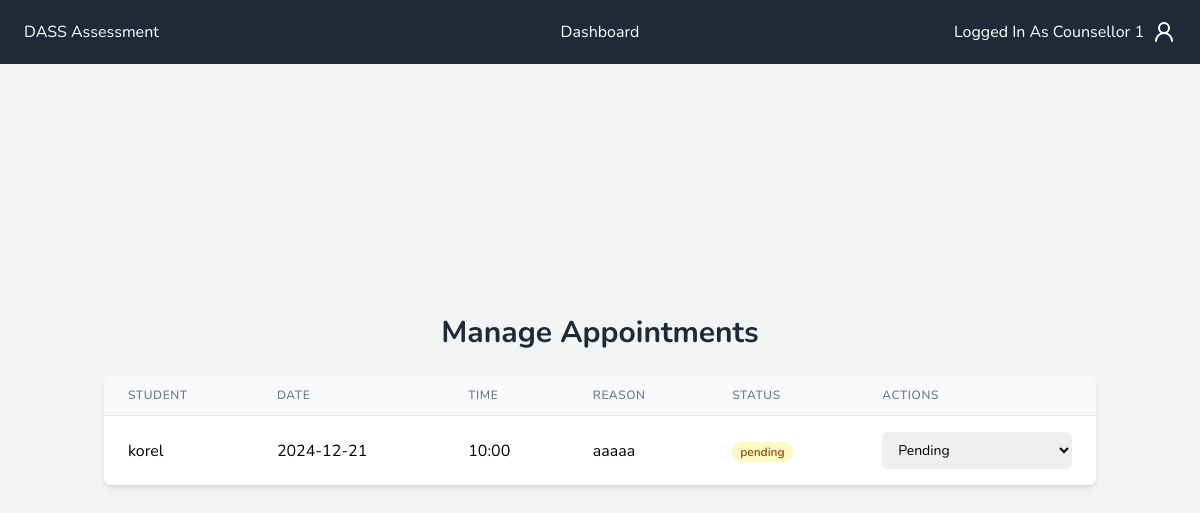
Screenshot of /counsellor/appointments (signed in) with the database file from the repository.
### tables this page shows
CREATE TABLE appointments (
                id INTEGER PRIMARY KEY AUTOINCREMENT,
                student_id INTEGER NOT NULL,
                counsellor_id INTEGER NOT NULL,
                time TEXT NOT NULL,
                date TEXT NOT NULL,
                reason TEXT,
                status TEXT CHECK(status IN ('pending', 'confirmed', 'cancelled')) DEFAULT 'pending',
                created_at DATETIME DEFAULT CURRENT_TIMESTAMP,
                FOREIGN KEY (student_id) REFERENCES students (id),
                FOREIGN KEY (counsellor_id) REFERENCES counsellors (id)
            );

CREATE TABLE students (
            id INTEGER PRIMARY KEY AUTOINCREMENT,
            email TEXT UNIQUE NOT NULL,
            username TEXT UNIQUE NOT NULL,
            password TEXT NOT NULL,
            phone TEXT,
            age INTEGER,
            gender TEXT
        );

### app.py (the view)
@app.route("/counsellor/appointments")
@counsellor_login_required
def manage_appointments():
    try:
        conn = get_db_connection()
        cursor = conn.cursor()
        appointments = cursor.execute(
            """
            SELECT
                a.id,
                s.username as student_name,
                a.date,
                a.time,
                a.reason,
                a.status,
                a.created_at
            FROM appointments a
            JOIN students s ON a.student_id = s.id
            ORDER BY a.created_at DESC
            """
        ).fetchall()
        conn.close()
        return render_template("manage_appointments.html", appointments=appointments)
    except Exception as e:
        print(e)
        flash(f"Error fetching appointments: {str(e)}", "error")
        return redirect(url_for("index"))

### app.py (called while the page is built)
def counsellor_login_required(f):
    @functools.wraps(f)
    def decorated_function(*args, **kwargs):
        if not session.get("user_id") or session.get("role") != "counsellor":
            return redirect(url_for("counsellor_login"))
        return f(*args, **kwargs)
    return decorated_function

### database.py (called while the page is built)
def get_db_connection():
    conn = sqlite3.connect("dass.db")
    conn.row_factory = sqlite3.Row
    return conn

### templates/manage_appointments.html (shortened to what this page needs)
{% extends "base.html" %}
{% block content %}
<div class="container mx-auto px-4 py-16">
    <h1 class="text-3xl font-bold mb-6 text-center text-gray-800">Manage Appointments</h1>
    <div class="bg-white shadow-md rounded-lg overflow-hidden">
        {% if appointments %}
        <table class="min-w-full divide-y divide-gray-200">
            <thead class="bg-gray-50">
                <tr>
                    <th class="px-6 py-3 text-left text-xs font-medium text-gray-500 uppercase tracking-wider">Student
                    </th>
                    <th class="px-6 py-3 text-left text-xs font-medium text-gray-500 uppercase tracking-wider">Date</th>
                    <th class="px-6 py-3 text-left text-xs font-medium text-gray-500 uppercase tracking-wider">Time</th>
                    <th class="px-6 py-3 text-left text-xs font-medium text-gray-500 uppercase tracking-wider">Reason
                    </th>
                    <th class="px-6 py-3 text-left text-xs font-medium text-gray-500 uppercase tracking-wider">Status
                    </th>
                    <th class="px-6 py-3 text-left text-xs font-medium text-gray-500 uppercase tracking-wider">Actions
                    </th>
                </tr>
            </thead>
            <tbody class="bg-white divide-y divide-gray-200">
                {% for appointment in appointments %}
                <tr>
                    <td class="px-6 py-4 whitespace-nowrap">{{ appointment.student_name }}</td>
                    <td class="px-6 py-4 whitespace-nowrap">{{ appointment.date }}</td>
                    <td class="px-6 py-4 whitespace-nowrap">{{ appointment.time }}</td>
                    <td class="px-6 py-4">{{ appointment.reason or 'No reason provided' }}</td>
                    <td class="px-6 py-4 whitespace-nowrap">
                        <span class="
                                px-2 inline-flex text-xs leading-5 font-semibold rounded-full
                                {% if appointment.status == 'pending' %}bg-yellow-100 text-yellow-800
                                {% elif appointment.status == 'confirmed' %}bg-green-100 text-green-800
                                {% else %}bg-red-100 text-red-800{% endif %}">
                            {{ appointment.status }}
                        </span>
                    </td>
                    <td class="px-6 py-4 whitespace-nowrap">
                        <form action="{{ url_for('update_appointment', appointment_id=appointment.id) }}" method="POST"
                            class="inline">
                            <select name="status" onchange="this.form.submit()"
                                class="block w-full pl-3 pr-10 py-2 text-base border-gray-300 focus:outline-none focus:ring-indigo-500 focus:border-indigo-500 sm:text-sm rounded-md">
                                <option value="pending" {% if appointment.status=='pending' %}selected{% endif %}>
                                    Pending</option>
                            </select>
                        </form>
                    </td>
                </tr>
                {% endfor %}
            </tbody>
        </table>
        {% else %}
        <div class="p-6 text-center text-gray-500">
            No appointments available
        </div>
        {% endif %}
    </div>
</div>
{% endblock %}

### templates/base.html (style rules this page uses)
body { font-family: "Nunito", sans-serif; }

### rows the page displays
appointments: student_name "korel", date "2024-12-21", time "10:00", reason "aaaaa", status "pending", status "Pending"
